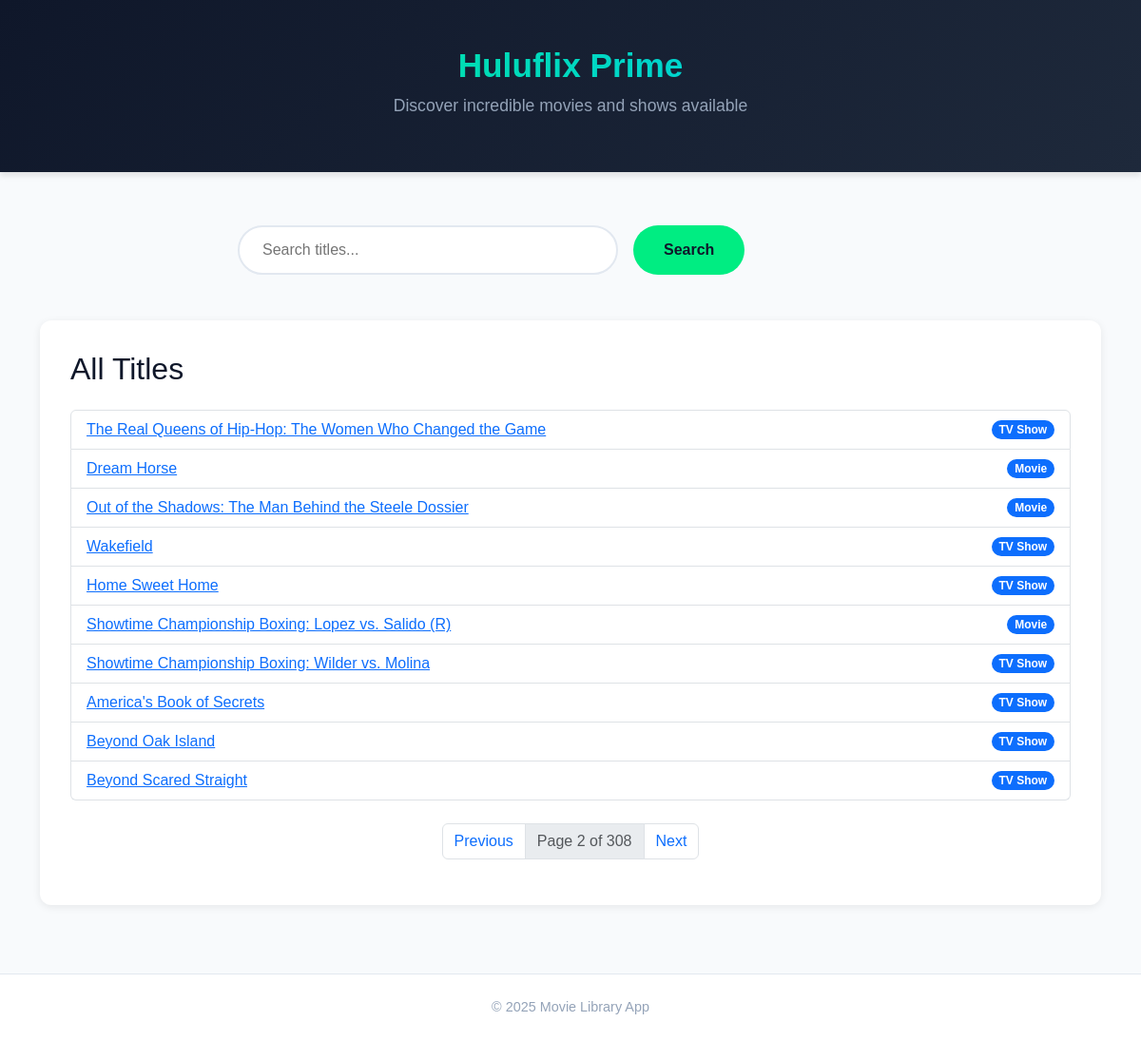
/page/2, run on the app's committed database.
### models.py (models this page shows)
class Title(db.Model):
    id = db.Column(db.String, primary_key=True)
    type = db.Column(db.String)
    title = db.Column(db.String)
    country = db.Column(db.String)
    date_added = db.Column(db.String)
    release_year = db.Column(db.Integer)
    rating = db.Column(db.String)
    duration = db.Column(db.String)
    description = db.Column(db.String)
    poster_url = db.Column(db.String)
    genres = db.relationship('Genre', secondary='title_genre', back_populates='titles')

### app.py (the view)
@app.route('/')
@app.route('/page/<int:page>')
def index(page=1):
    per_page = 10
    pagination = Title.query.paginate(page=page, per_page=per_page, error_out=False)
    return render_template('index.html', titles=pagination.items, pagination=pagination)

### templates/index.html
{% extends "base.html" %}
{% block content %}
<h2 class="mb-4">All Titles</h2>
<ul class="list-group">
    {% for title in titles %}
    <li class="list-group-item d-flex justify-content-between align-items-center">
        <a href="{{ url_for('title_detail', title_id=title.id) }}">{{ title.title }}</a>
        <span class="badge bg-primary rounded-pill">{{ title.type }}</span>
    </li>
    {% endfor %}
</ul>
<nav aria-label="Page navigation" class="mt-4">
  <ul class="pagination justify-content-center">
    {% if pagination.has_prev %}
      <li class="page-item">
        <a class="page-link" href="{{ url_for('index', page=pagination.prev_num) }}">Previous</a>
      </li>
    {% else %}
      <li class="page-item disabled">
        <span class="page-link">Previous</span>
      </li>
    {% endif %}
    <li class="page-item disabled">
      <span class="page-link">
        Page {{ pagination.page }} of {{ pagination.pages }}
      </span>
    </li>
    {% if pagination.has_next %}
      <li class="page-item">
        <a class="page-link" href="{{ url_for('index', page=pagination.next_num) }}">Next</a>
      </li>
    {% else %}
      <li class="page-item disabled">
        <span class="page-link">Next</span>
      </li>
    {% endif %}
  </ul>
</nav>
{% endblock %}

### static/styles.css (style rules this page uses)
:root { --primary: #00ED82; --primary-dark: #00D673; --dark: #0F172A; --light: #F8FAFC; --gray: #94A3B8; --light-gray: #E2E8F0; }
body { font-family: 'Poppins', sans-serif; background-color: var(--light); color: var(--dark); min-height: 100vh; display: flex; flex-direction: column; }

### data on the page
Title: title "The Real Queens of Hip-Hop: The Women Who Changed the Game", type "TV Show"
Title: title "Dream Horse", type "Movie"
Title: title "Out of the Shadows: The Man Behind the Steele Dossier", type "Movie"
Title: title "Wakefield", type "TV Show"
Title: title "Home Sweet Home", type "TV Show"
Title: title "Showtime Championship Boxing: Lopez vs. Salido (R)", type "Movie"
Title: title "Showtime Championship Boxing: Wilder vs. Molina", type "TV Show"
Title: title "America's Book of Secrets", type "TV Show"
Title: title "Beyond Oak Island", type "TV Show"
Title: title "Beyond Scared Straight", type "TV Show"

### other printed values
{{ pagination.page }} "2"
{{ pagination.pages }} "308"
